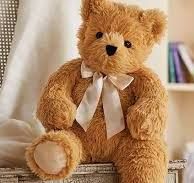
#> input picture teddy.jpg, 194 x 183 px
$ python pixel.py
#> lines starting #> are read from the running program, lines starting #| are printed output that depends on the picture
from PIL import Image
def encrypt_image(image_path, key):
#> called with image_path = 'teddy.jpg', key = 128
    img = Image.open(image_path)
#> img is the input picture: PIL image 194x183 RGB; mean R, G, B 176.6, 139.7, 106
    width, height = img.size
#> width = 194; height = 183
    pixels = img.load()
    for y in range(height):
        for x in range(width):
            r, g, b = pixels[x, y]
            # encrypt each color channel using XOR operation with the key
            r ^= key
            g ^= key
            b ^= key
            # update the pixel value with the  color channels
            pixels[x, y] = (r, g, b)

    encrypted_image_path = "encrypted_image.png"
    img.save(encrypted_image_path)
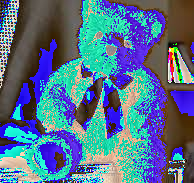
#> saved as encrypted_image.png: PIL image 194x183 RGB; mean R, G, B 83.5, 112.1, 139.4
    print("Image encrypted and saved as:", encrypted_image_path)
def decrypt_image(encrypted_image_path, key):
#> called with encrypted_image_path = 'encrypted_image.png', key = 128
    img = Image.open(encrypted_image_path)
    width, height = img.size
#> width = 194; height = 183
    pixels = img.load()

    for y in range(height):
        for x in range(width):
            r, g, b = pixels[x, y]
            # decrypt each color channel
            r ^= key
            g ^= key
            b ^= key
            # update the pixel value
            pixels[x, y] = (r, g, b)

    decrypted_image_path = "decrypted_image.png"
    img.save(decrypted_image_path)
    print("Image decrypted and saved as:", decrypted_image_path)

#test:
image_path = "teddy.jpg"
encryption_key = 128
encrypt_image(image_path, encryption_key)

encrypted_image_path = "encrypted_image.png"
decrypt_image(encrypted_image_path, encryption_key)
